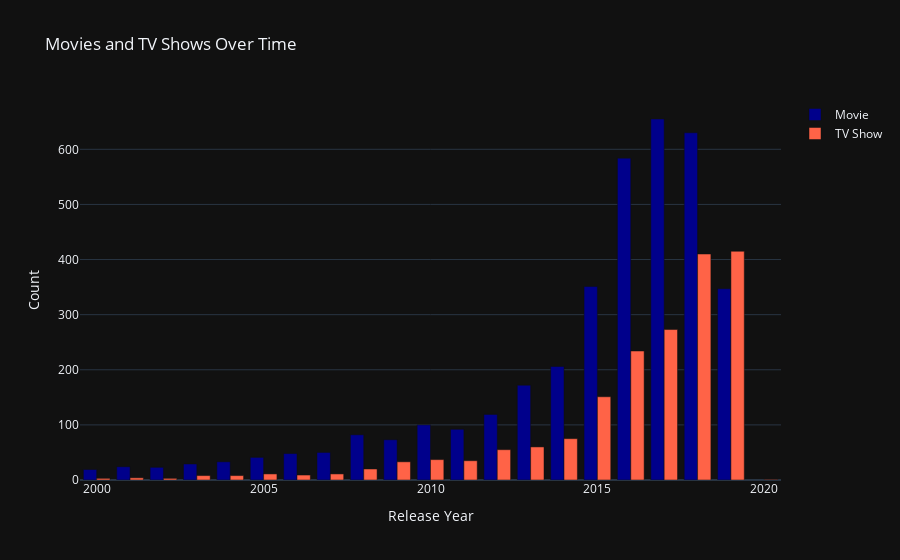

Here is the notebook cell this chart was saved with:
### Code cell
temp1 = df[(df.type=='Movie') & (df.release_year>1999)].release_year.value_counts().reset_index()
temp1.columns = ['ReleaseYear', 'Count']
temp2 = df[(df.type=='TV Show') & (df.release_year>1999)].release_year.value_counts().reset_index()
temp2.columns = ['ReleaseYear', 'Count']

trace1 = go.Bar(x=temp1.ReleaseYear, y=temp1.Count, name='Movie', marker=dict(color='rgb(0,0,139)'))
trace2 = go.Bar(x=temp2.ReleaseYear, y=temp2.Count, name='TV Show', marker=dict(color='rgb(255,99,71)'))
data = [trace1, trace2]
layout = go.Layout(barmode='group', template= "plotly_dark",title = 'Movies and TV Shows Over Time' , xaxis = dict(title = 'Release Year'), yaxis = dict(title = 'Count'))
fig = go.Figure(data=data, layout=layout)
fig.show()

### Figure 1 — Plotly figure (JSON) as saved in the notebook; plotly's stock layout.template omitted (floating-point values rounded to 4 significant figures)
{"data": [{"marker": {"color": "rgb(0,0,139)"}, "name": "Movie", "type": "bar", "x": [2017, 2018, 2016, 2015, 2019, 2014, 2013, 2012, 2010, 2011, 2008, 2009, 2007, 2006, 2005, 2004, 2003, 2001, 2002, 2000], "y": [655, 630, 584, 351, 347, 206, 172, 119, 100, 92, 82, 73, 50, 48, 41, 33, 29, 24, 23, 19]}, {"marker": {"color": "rgb(255,99,71)"}, "name": "TV Show", "type": "bar", "x": [2019, 2018, 2017, 2016, 2015, 2014, 2013, 2012, 2010, 2011, 2009, 2008, 2007, 2005, 2006, 2004, 2003, 2001, 2000, 2002, 2020], "y": [415, 410, 273, 234, 151, 75, 60, 55, 37, 35, 33, 20, 11, 11, 9, 8, 8, 4, 3, 3, 1]}], "layout": {"title": {"text": "Movies and TV Shows Over Time"}, "xaxis": {"title": {"text": "Release Year"}}, "yaxis": {"title": {"text": "Count"}}}}
